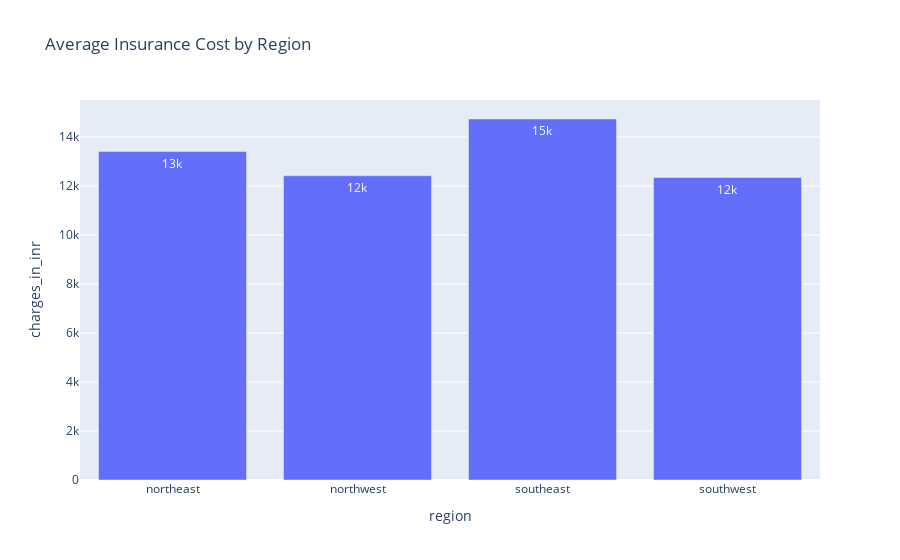

The cell this chart's notebook holds for it:
### Markdown cell above
On average, the company spends ₹13,270 on each insurance policy.

### Code cell
# --------------------------------------------------
# Q3. Geographic impact – BAR (kept for clarity)
# --------------------------------------------------
region_avg = df.groupby('region')['charges_in_inr'].mean().reset_index()

px.bar(
    region_avg,
    x='region',
    y='charges_in_inr',
    title='Average Insurance Cost by Region',
    text_auto='.2s'
).show()

### Figure 1 — Plotly figure (JSON) as saved in the notebook; plotly's stock layout.template omitted (floating-point values rounded to 4 significant figures)
{"data": [{"hovertemplate": "region=%{x}<br>charges_in_inr=%{y}<extra></extra>", "legendgroup": "", "marker": {"color": "#636efa", "pattern": {"shape": ""}}, "name": "", "orientation": "v", "showlegend": false, "textposition": "auto", "texttemplate": "%{y:.2s}", "type": "bar", "x": ["northeast", "northwest", "southeast", "southwest"], "xaxis": "x", "y": [13410.0, 12420.0, 14740.0, 12350.0], "yaxis": "y"}], "layout": {"barmode": "relative", "legend": {"tracegroupgap": 0}, "title": {"text": "Average Insurance Cost by Region"}, "xaxis": {"anchor": "y", "domain": [0, 1], "title": {"text": "region"}}, "yaxis": {"anchor": "x", "domain": [0, 1], "title": {"text": "charges_in_inr"}}}}
